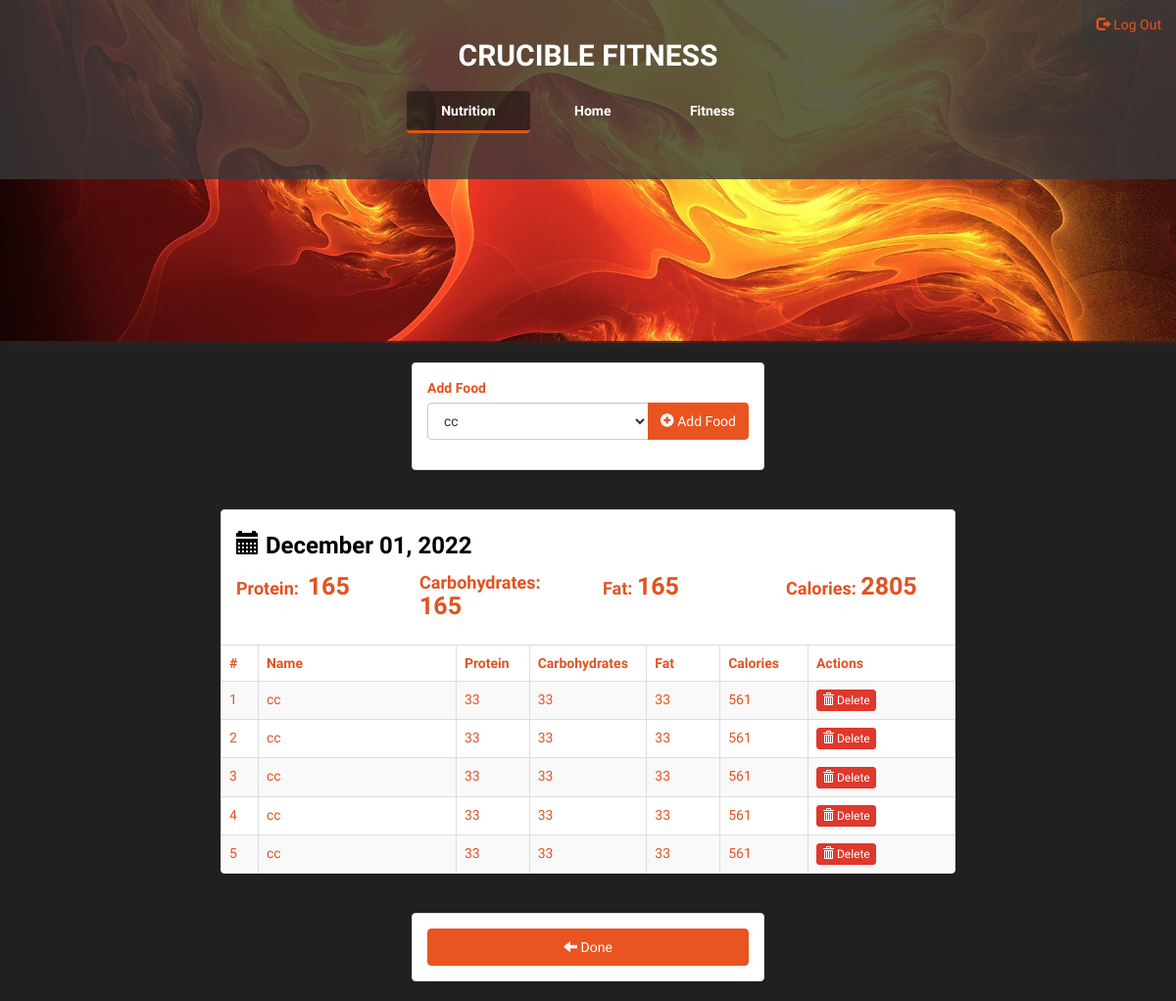
The app's page /edit_view_meal/1 (signed in), older data.
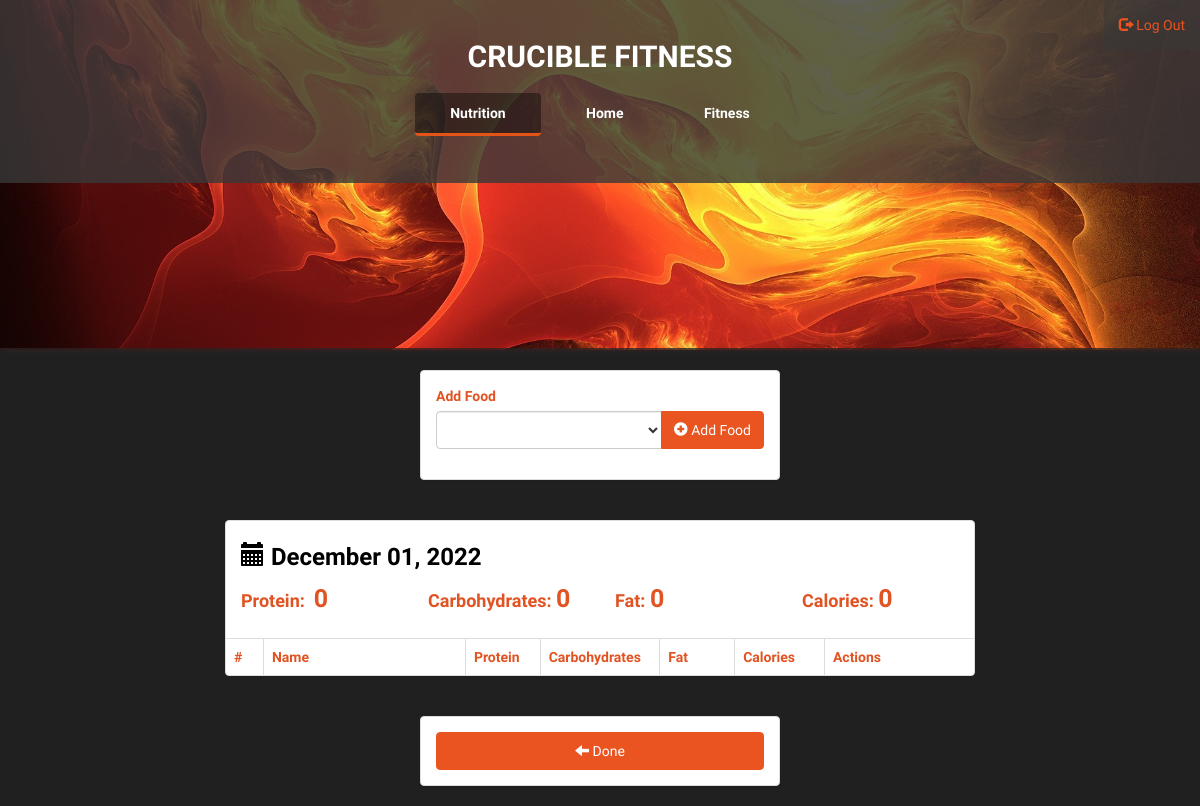
The same page, newer data.
### cruciblefit/models.py (models this page shows)
class Food(db.Model):
    id = db.Column(db.Integer, primary_key=True)
    user_id = db.Column(db.Integer, db.ForeignKey('user.id'))
    meals_link = db.relationship('MealFood', back_populates='food', lazy='dynamic')
    name = db.Column(db.String(50), unique=False, nullable=False, default='food item')
    protein = db.Column(db.Integer, nullable=False, default=0)
    carbs = db.Column(db.Integer, nullable=False, default=0)
    fats = db.Column(db.Integer, nullable=False, default=0)
    @property
    def calories(self):
        protein_calc = self.protein * 4
        carbs_calc = self.carbs * 4
        fats_calc = self.fats * 9
        total_calories = protein_calc + carbs_calc + fats_calc
        return total_calories

### cruciblefit/start/routes.py (the view)
@start.route("/edit_view_meal/<int:meal_id>")
@login_required
def edit_view_meal(meal_id):
    meal = Meal.query.get_or_404(meal_id)
    macros_totals = {
        'protein': meal.total_protein,
        'carbs': meal.total_carbs,
        'fats': meal.total_fats,
        'calories': meal.total_calories
    }
    foods = Food.query.filter((Food.user_id == current_user.id) | (Food.user_id == None)).all()
    return render_template("edit_view_meal.html", user=current_user, foods=foods, meal=meal, totals=macros_totals)

### cruciblefit/__init__.py (called while the page is built)
def create_app():
    app = Flask(__name__)
    app.config['SECRET_KEY'] = 'supersecretkey'
    app.config['SQLALCHEMY_DATABASE_URI'] = 'sqlite:///crucible_data.db'
    db.init_app(app)
    app.register_blueprint(start)
    app.register_blueprint(auth)
    from . import models    #do not delete or move this, it is needed for the database to load properly
    with app.app_context():
        db.create_all()
    login_manager = LoginManager()
    login_manager.login_view = 'auth.login'
    login_manager.init_app(app)
    @login_manager.user_loader
    def load_user(id):
        return models.User.query.get(int(id))
    return app

### cruciblefit/models.py (called while the page is built)
    @property
    def get_food_items(self):
        foods = []
        for item in self.foods_link:
            if item.food:
                foods.append([item.food, item.id])
            else:
                db.session.delete(item)
                db.session.commit()
        return foods

    @property
    def total_calories(self):
        total = 0
        for item, _ in self.get_food_items:
            total += item.calories
        return total

### cruciblefit/templates/edit_view_meal.html (shortened to what the changed rows need)
{% extends "app_base.html" %}
{% block content %}
    <div class="row t20">
        <div class="col-lg-4 col-lg-offset-4">
            <div class="panel panel-default">
                <div class="panel-body">
                    <form action="{{ url_for('start.add_food_to_meal', meal_id = meal.id) }}" method="POST" role="form">
                        <div class="form-group">
                            <div class="input-group">
                                <select class="form-control" name="food-select">
                                    {% for food in foods %}
                                        <option value="{{ food.id }}">{{ food.name }}</option>
                                    {% endfor %}
                                </select>
                                <span class="input-group-btn">
										<button type="submit" class="btn btn-primary" id="add-btn">
										</button>
									  </span>
                            </div>
                        </div>
                    </form>
                </div>
            </div>
        </div>
    </div>
    <div class="row t20">
        <div class="col-lg-8 col-lg-offset-2">
            <div class="panel panel-default">
                <div class="panel-body">
                    <div class="row">
                        <div class="col-lg-3">
                            <h4 class="lean-h">
                                Protein: &nbsp;<strong class="f25">{{ totals['protein'] }}</strong>
                            </h4>
                        </div>
                        <div class="col-lg-3">
                            <h4 class="lean-h">
                                Carbohydrates: <strong class="f25">{{ totals['carbs'] }}</strong>
                            </h4>
                        </div>
                        <div class="col-lg-3">
                            <h4 class="lean-h">
                                Fat: <strong class="f25">{{ totals['fats'] }}</strong>
                            </h4>
                        </div>
                        <div class="col-lg-3">
                            <h4 class="lean-h">
                                Calories: <strong class="f25">{{ totals['calories'] }}</strong>
                            </h4>
                        </div>
                    </div>
                </div>
                <div class="table-responsive">
                    <table class="table table-striped table-hover table-bordered">
                        <thead>
                        <tr>
                            <th style="width: 5%;">#</th>
                            <th>Name</th>
                            <th style="width: 10%;">Protein</th>
                            <th style="width: 16%;">Carbohydrates</th>
                            <th style="width: 10%;">Fat</th>
                            <th style="width: 12%;">Calories</th>
                            <th style="width: 20%;">Actions</th>
                        </tr>
                        </thead>
                        <tbody>
                        <tr>
                            {% for food, meal_food_id in meal.get_food_items %}
                                <td>{{ loop.index }}</td>
                                <td>{{ food.name }}</td>
                                <td>{{ food.protein }}</td>
                                <td>{{ food.carbs }}</td>
                                <td>{{ food.fats }}</td>
                                <td>{{ food.calories }}</td>
                                <td>
                                    <a href="{{ url_for('start.remove_food_from_meal', meal_id = meal.id, meal_food_id = meal_food_id ) }}"
                                       class="btn btn-danger btn-xs">
                                        <i class="glyphicon glyphicon-trash"></i> Delete
                                    </a>
                                </td>
                                </tr>
                            {% endfor %}
                        </tbody>
                    </table>
                </div>
            </div>
        </div>
    </div>
{% endblock %}

Row changes from the older to the newer data that the page shows:
removed Food: name "cc", protein "33", carbs "33", fats "33", calories "561"
Text that changed along with them:
form field food-select: "cc" → (not shown)
{{ totals['protein'] }}: "165" → "0"
{{ totals['carbs'] }}: "165" → "0"
{{ totals['fats'] }}: "165" → "0"
{{ totals['calories'] }}: "2805" → "0"
